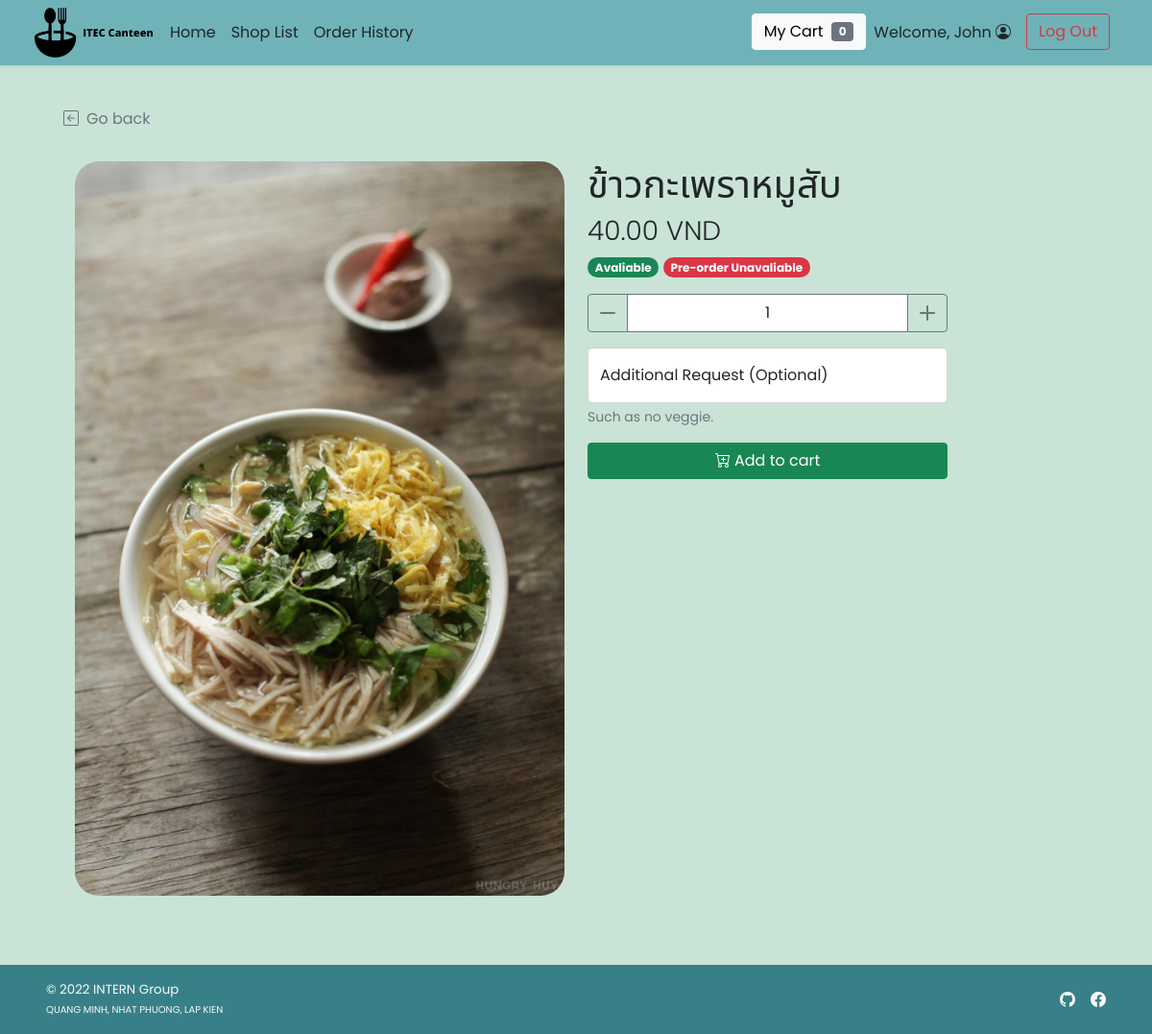
Before: /food_item.php?s_id=1&f_id=1 (signed in) with the older database file.
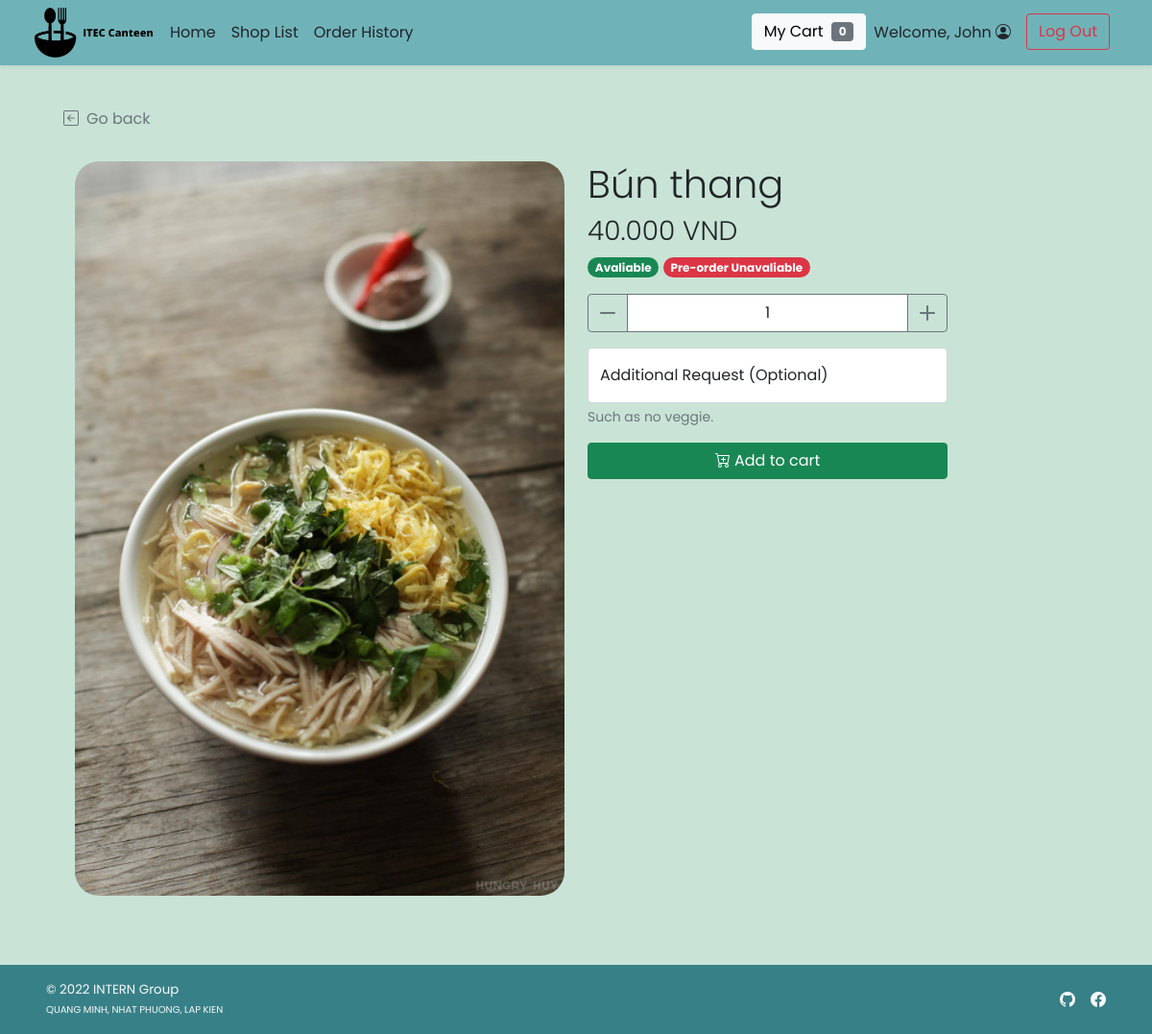
After: the same page with the newer database file.
### tables this page shows
CREATE TABLE `food` (
  `f_id` int(11) NOT NULL,
  `s_id` int(11) NOT NULL,
  `f_name` varchar(100) NOT NULL,
  `f_price` decimal(6,3) NOT NULL,
  `f_todayavail` tinyint(4) NOT NULL DEFAULT 1 COMMENT 'Food is available to order or not',
  `f_preorderavail` tinyint(4) NOT NULL DEFAULT 1,
  `f_pic` text DEFAULT NULL
);

### food_item.php (the view, shortened to what this page needs)
<!DOCTYPE html>
<html lang="en">
<head>
    <?php
        include("conn_db.php");
        include('head.php');
    ?>
    <link href="css/main.css" rel="stylesheet">
    <link href="css/menu.css" rel="stylesheet">
</head>
<body class="d-flex flex-column h-100">
    <?php
        include('nav_header.php');
        $s_id = $_GET["s_id"];
        $f_id = $_GET["f_id"];
        $query = "SELECT f.*,s.s_status,s.s_preorderstatus FROM food f INNER JOIN shop s ON f.s_id = s.s_id WHERE f.s_id = {$s_id} AND f.f_id = {$f_id} LIMIT 0,1";
        $result = $mysqli -> query($query);
        $food_row = $result -> fetch_array();
    ?>
    <div class="container px-5 py-4" id="shop-body">
        <div class="row my-4">
            <a class="nav nav-item text-decoration-none text-muted mb-2" href="#" onclick="history.back();">
                <i class="bi bi-arrow-left-square me-2"></i>Go back
            </a>
        </div>
        <div class="row row-cols-1 row-cols-md-2 mb-5">
            <div class="col mb-3 mb-md-0">
                <img
                    <?php
                        if(is_null($food_row["f_pic"])){echo "src='img/default.png'";}
                        else{echo "src=\"img/{$food_row['f_pic']}\"";}
                    ?>
                    class="img-fluid rounded-25 float-start"
                    alt="<?php echo $food_row["f_name"]?>">
            </div>
            <div class="col text-wrap">
                <h1 class="fw-light"><?php echo $food_row["f_name"]?></h1>
                <h3 class="fw-light"><?php echo $food_row["f_price"]?> VND</h3>
                <ul class="list-unstyled mb-3 mb-md-0">
                    <li class="my-2">
                        <?php if($food_row["f_todayavail"]==1&&$food_row["s_status"]==1){ ?>
                        <span class="badge rounded-pill bg-success">Avaliable</span>
                        <?php }else{ ?>
                        <span class="badge rounded-pill bg-danger">Unavaliable</span>
                        <?php }
                            if($food_row["f_preorderavail"]==1&&$food_row["s_preorderstatus"]==1){?>
                        <span class="badge rounded-pill bg-success">Pre-order avaliable</span>
                        <?php }else{ ?>
                        <span class="badge rounded-pill bg-danger">Pre-order Unavaliable</span>
                        <?php }?>
                    </li>
                </ul>
                <div class="form-amount">
                    <form class="mt-3" method="POST" action="add_item.php">
                        <div class="input-group mb-3">
                            <button id="sub_btn" class="btn btn-outline-secondary" type="button" title="subtract amount" onclick="sub_amt('amount')">
                                <i class="bi bi-dash-lg"></i>
                            </button>
                            <input type="number" class="form-control text-center border-secondary" id="amount"
                                name="amount" value="1" min="1" max="99">
                            <button id="add_btn" class="btn btn-outline-secondary" type="button" title="add amount" onclick="add_amt('amount')">
                                <i class="bi bi-plus-lg"></i>
                            </button>
                        </div>
                        <div class="form-floating mb-3">
                            <input type="text" class="form-control" id="addrequest" name="request" placeholder=" ">
                            <label for="addrequest" class="d-inline-text">Additional Request (Optional)</label>
                            <div id="addrequest_helptext" class="form-text">
                                Such as no veggie.
                            </div>
                        </div>
                        <button class="btn btn-success w-100" type="submit" title="add to cart" name="addtocart"
                        >
                             Add to cart
                        </button>
                    </form>
                </div>
            </div>
        </div>
    </div>
    <?php include 'footer.php';?>
</body>
</html>

Changed rows visible on the page:
changed food: f_name "ข้าวกะเพราหมูสับ" → "Bún thang"; f_price "40.00" → "40.000"
